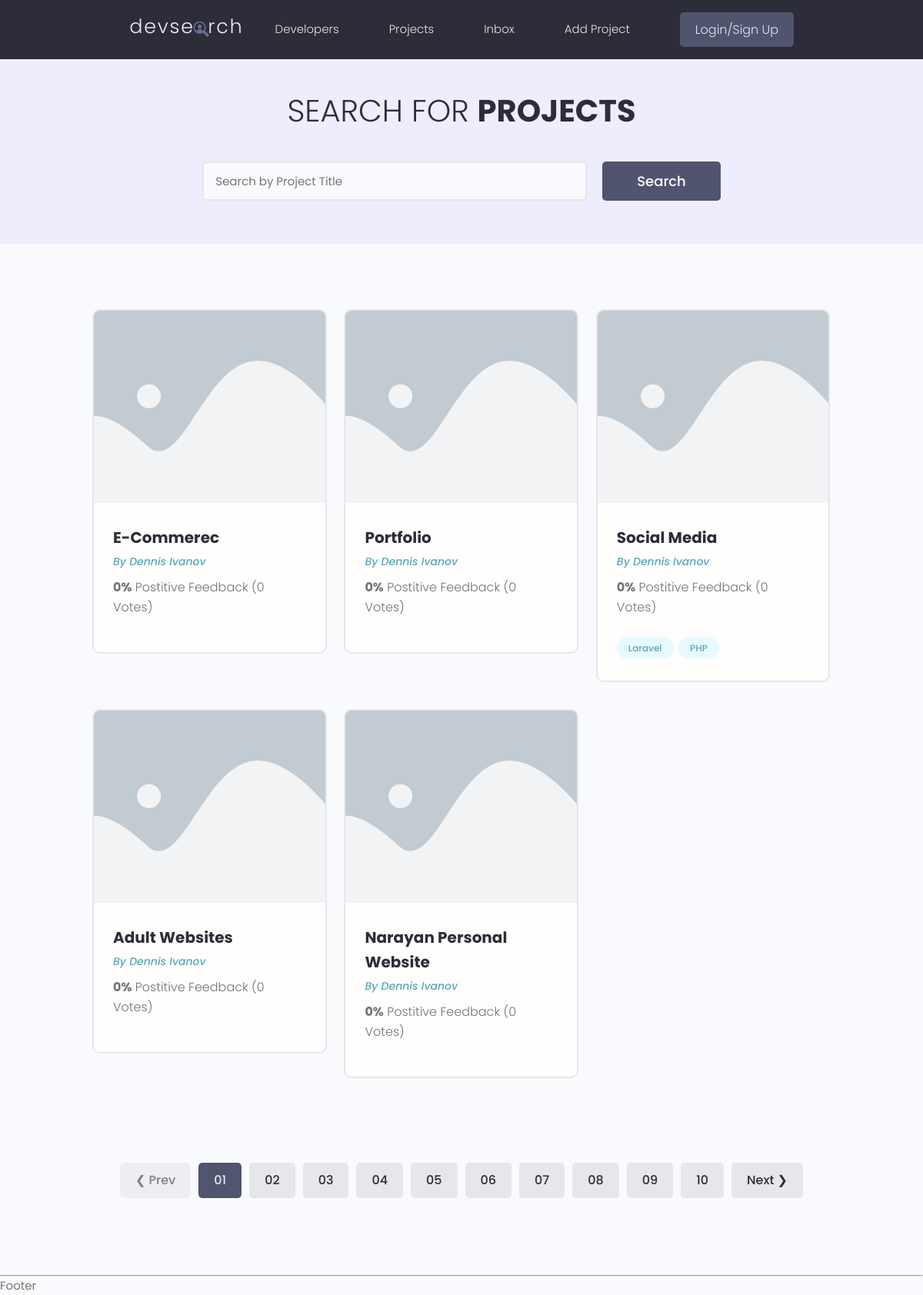
The app's page /, older data.
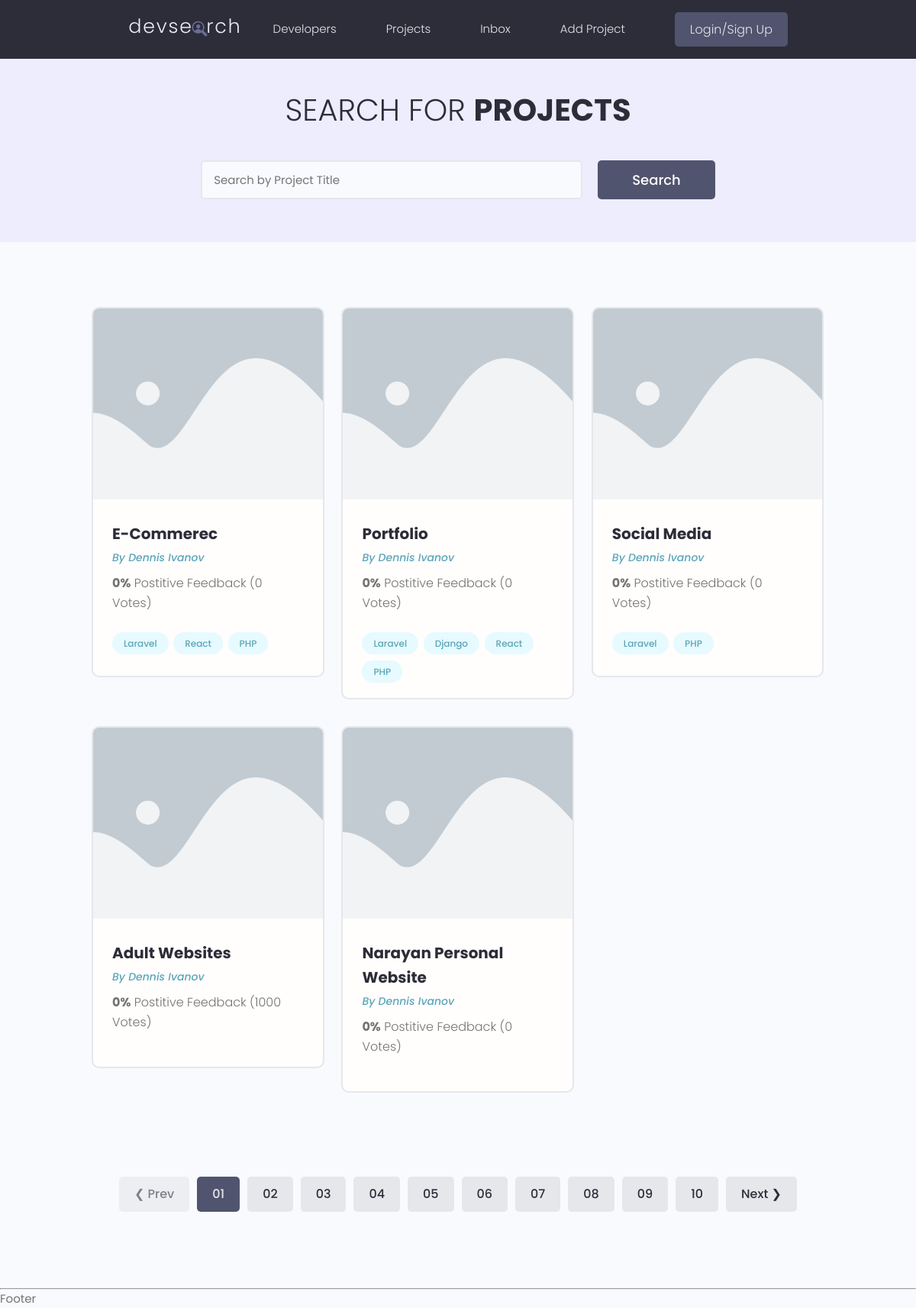
The same page, newer data.
### projects/models.py (models this page shows, shortened)
class Project(models.Model):
    id = models.UUIDField(default=uuid.uuid4, unique=True, primary_key=True, editable=False)
    title = models.CharField(max_length=200)
    description = models.TextField(null=True, blank=True)
    featured_image = models.ImageField(null=True, blank=True, default="default.png")
    demo_link = models.CharField(max_length=2000, null=True, blank=True)
    source_link= models.CharField(max_length=2000, null=True, blank=True)
    tags = models.ManyToManyField('Tag', null=True, blank=True)
    vote_total = models.IntegerField(null=True, blank=True, default=0)
    vote_ratio = models.IntegerField(null=True, blank=True, default=0)
    created = models.DateTimeField(auto_now_add=True)

class Tag(models.Model):
    id = models.UUIDField(default=uuid.uuid4, unique=True, primary_key=True, editable=False)
    name = models.CharField(max_length=200)
    created = models.DateTimeField(auto_now_add=True)
    def __str__(self):
        return self.name

### projects/views.py (the view)
# urls.py: path('', include('projects.urls')),
def projects(request):
    page = "projects"
    page_id = 3444
    projects= Project.objects.all()
    context = { "page":page, "page_id":page_id ,"projects": projects}
    return render(request, 'projects/projects.html', context)

### projects/templates/projects/projects.html (shortened to what this page needs)
{% extends 'main.html' %}
{% load static %}
{% block content %}
<main class="projects">
    <section class="hero-section text-center">
      <div class="container container--narrow">
        <div class="hero-section__box">
          <h2>Search for <span>Projects</span></h2>
        </div>
        <div class="hero-section__search">
          <form class="form" action="#" method="get">
            <div class="form__field">
              <input class="input input--text" id="formInput#search" type="text" name="text"
                placeholder="Search by Project Title" />
            </div>
            <input class="btn btn--sub btn--lg" type="submit" value="Search" />
          </form>
        </div>
      </div>
    </section>
    <section class="projectsList">
      <div class="container">
        <div class="grid grid--three">
            {% for project in projects %}
          <div class="column">
            <div class="card project">
              <a href="{% url 'project' project.id %}" class="project">
                <img class="project__thumbnail" src="{{ project.featured_image.url }}" alt="project thumbnail" />
                <div class="card__body">
                  <h3 class="project__title">{{ project.title }}</h3>
                  <p><a class="project__author" href="profile.html">By Dennis Ivanov</a></p>
                  <p class="project--rating">
                    <span style="font-weight: bold;">{{ project.vote_ratio }}%</span> Postitive
                    Feedback ({{ project.vote_total }} Vote{{ project.vote_total|pluralize:"s" }})
                  </p>
                  <div class="project__tags">
                    {% for tag in project.tags.all %}
                    <span class="tag tag--pill tag--main">
                      <small>{{ tag }}</small>
                    </span>
                    {% endfor %}
                  </div>
                </div>
              </a>
            </div>
          </div>
            {% endfor %}
        </div>
      </div>
    </section>
    <div class="pagination">
      <ul class="container">
        <li><a href="#" class="btn btn--disabled">&#10094; Prev</a></li>
        <li><a href="#" class="btn btn--sub">01</a></li>
        <li><a href="#" class="btn">02</a></li>
        <li><a href="#" class="btn">03</a></li>
        <li><a href="#" class="btn">04</a></li>
        <li><a href="#" class="btn">05</a></li>
        <li><a href="#" class="btn">06</a></li>
        <li><a href="#" class="btn">07</a></li>
        <li><a href="#" class="btn">08</a></li>
        <li><a href="#" class="btn">09</a></li>
        <li><a href="#" class="btn">10</a></li>
        <li><a href="#" class="btn">Next &#10095;</a></li>
      </ul>
    </div>
  </main>
{% endblock content %}

### templates/main.html (shortened to what this page needs)
<!DOCTYPE html>
{% load static %}
<html lang="en">
<head>
    <link rel="stylesheet" href="https://cdn.iconmonstr.com/1.3.0/css/iconmonstr-iconic-font.min.css" />
    <link rel="stylesheet" href="{% static 'uikit/styles/uikit.css' %}" />
    <link rel="stylesheet" href="{% static 'styles/app.css' %}" />
</head>
<body>
   {% include 'navbar.html' %}
   {% block content %}
   {% endblock content %}
   {% include 'footer.html' %}
</body>
</html>

### templates/navbar.html (shortened to what this page needs)
{% load static %}
<header class="header">
    <div class="container container--narrow">
      <a href="/" class="header__logo">
        <img src="{% static 'images/logo.svg' %}" alt="DevSearch Logo" />
      </a>
      <nav class="header__nav">
        <ul class="header__menu">
          <li class="header__menuItem"><a href="index.html">Developers</a></li>
          <li class="header__menuItem"><a href="{% url 'projects' %}">Projects</a></li>
          <li class="header__menuItem"><a href="inbox.html">Inbox</a></li>
          <li class="header__menuItem"><a href="{% url 'create-project' %}">Add Project</a></li>
          <li class="header__menuItem"><a href="login.html" class="btn btn--sub">Login/Sign Up</a></li>
        </ul>
      </nav>
    </div>
  </header>

### templates/footer.html
<hr />
Footer

### static/styles/app.css (style rules this page uses)
:root { --color-sub: #2d2d39; }
.btn--sub { background-color: var(--color-sub-light); }
.card { border: 2px solid var(--color-light); }
img { width: 100%; }
.header { position: sticky; z-index: 111; background-color: var(--color-sub); padding: 1.5rem 0; }
.header > .container { display: flex; justify-content: space-between; align-items: center; }
.header__logo > img { height: 3.8rem; }
.header__nav > ul { display: inline-flex; align-items: center; list-style: none; gap: 6.5rem; }
.header__menuItem > a { color: var(--color-light); font-weight: 300; }
.hero-section { height: 40vh; display: flex; align-items: center; background-color: var(--color-sub); }
.hero-section__box { margin-bottom: 4rem; }
.hero-section__box > h2, .hero-section__box > h2 > span { font-size: 4rem; color: var(--color-light); line-height: 1.3; text-transform: uppercase; }
.hero-section__box > h2 { font-weight: 300; }
.hero-section__box > h2 > span { font-weight: 700; }
.hero-section__search > .form { display: flex; align-items: center; justify-content: center; gap: 2rem; }
.hero-section__search > .form input.input--text { width: 50rem; }
.pagination { margin-top: 8rem; margin-bottom: 10rem; }
.pagination > ul { flex-wrap: wrap; list-style: none; display: flex; align-items: center; justify-content: center; gap: 1rem; }
.pagination .btn { color: var(--color-sub); }
.pagination .btn.btn--sub { color: var(--color-light); }
.project__author { font-size: 1.4rem; font-style: italic; }
.project--rating { margin-bottom: 1.6em; margin-top: .5em; }
.projects > .hero-section { background: var(--color-sub-lighter); height: 30vh; }
.projects .hero-section__box { margin-bottom: 2.5rem; }
.projects .hero-section__box > h2 { color: var(--color-sub); }
.projects .hero-section__box > h2 > span { font-weight: 700; color: var(--color-sub); }
.projectsList { margin-top: 8rem; }
.project__thumbnail { height: 25rem; object-fit: cover; object-position: top center; }
.project__title { font-size: 2rem; font-weight: 700; color: var(--color-sub); }

### static/uikit/styles/modules/_variables.css (style rules this page uses)
:root { --color-main: #5aa5b9; --color-main-light: #e6faff; --color-sub: #3f4156; --color-sub-light: #51546e; --color-sub-lighter: #ededfd; --color-text: #737373; --color-gray: #8b8b8b; --color-light: #e5e7eb; --color-light-gray: #767676; --color-bg: #f8fafd; --color-white: #fffefd; --color-white-light: #f3f3f3; --color-success: #359e64; --color-success-bg: #def8e8; --color-error: #fc4b0b; --color-error-bg: #fff2ee; --font-base: 'Poppins', arial, helvetica, 'Segoe UI', roboto, ubuntu, sans-serif; --font-monospace: 'Fira Code', 'Courier New', courier, monospace; --font-regular: 300; --font-medium: 500; --font-bold: 700; --generic-shadow: 1px 1px 5px #00000010; --generic-transition: all 0.3s ease-in-out; }

### static/uikit/styles/modules/_base.css (style rules this page uses)
* { margin: 0; padding: 0; box-sizing: border-box; text-rendering: optimizeLegibility; color: inherit; font-size: inherit; }
html { font-size: 50%; }
@media only screen and (min-width: 480px) { html { font-size: 56.25%; } }
@media only screen and (min-width: 1200px) { html { font-size: 62.5%; } }
body { line-height: 1.6; font-weight: 400; font-size: 1.5rem; color: var(--color-text); background-color: var(--color-bg); min-height: 100vh; }

### static/uikit/styles/modules/_typography.css (style rules this page uses)
* { font-family: var(--font-base); }
h2 { font-size: 3.6rem; font-weight: var(--font-bold); }
h3 { font-size: 3.2rem; font-weight: var(--font-medium); }
p, span, strong { font-size: 1.6rem; color: var(--color-text); font-weight: var(--font-regular); }
a { padding-bottom: 2px; text-decoration: none; display: inline-block; color: var(--color-main); font-weight: var(--font-medium); }

### static/uikit/styles/modules/_utilities.css (style rules this page uses)
.container { width: 92%; max-width: 165rem; margin: 0 auto; box-sizing: border-box; }
.container--narrow { width: 92%; max-width: 120rem; }
@media screen and (min-width: 1000px) { .container { width: 90%; } }
@media screen and (min-width: 1000px) { .container--narrow { width: 85%; } }
@media screen and (min-width: 1200px) { .container { width: 80%; } }
@media screen and (min-width: 1200px) { .container--narrow { width: 72%; } }
.text-center { text-align: center; }

### static/uikit/styles/modules/_card.css (style rules this page uses)
.card { border-radius: 1rem; background-color: var(--color-white); border: 1.5px solid var(--color-light); width: auto; height: auto; margin-top: 0.5rem; margin-bottom: 0.5rem; overflow: hidden; }
.card__body, .card__header { padding: 2rem 2.5rem; }

Row changes from the older to the newer data that the page shows:
changed Project "E-Commerec": gains Tag (name "React"); gains Tag (name "Laravel"); gains Tag (name "PHP")
changed Project "Portfolio": gains Tag (name "React"); gains Tag (name "Django"); gains Tag (name "Laravel"); gains Tag (name "PHP")
changed Project "Adult Websites": vote_total "0" → "1000"
